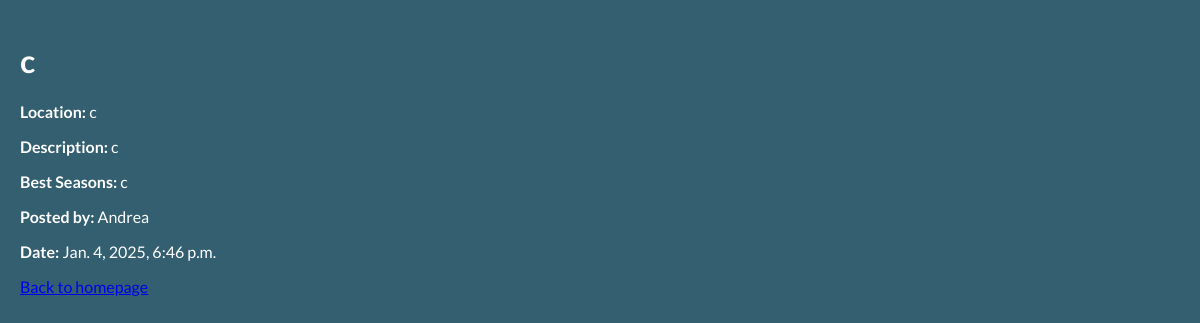
Screenshot of /surf_spots/detail/20/ (signed in) with the database file from the repository.
### users_account/models.py (models this page shows, shortened)
class SurfSpot(models.Model):
    title = models.CharField(max_length=50)
    location = models.CharField(max_length=50)
    description = models.TextField()
    best_seasons = models.CharField(max_length=300, blank=True, null=True)
    user = models.ForeignKey(settings.AUTH_USER_MODEL, on_delete=models.CASCADE)
    created_at = models.DateTimeField(auto_now_add=True)

class NovaUser(AbstractUser):
    pass

### users_account/views.py (the view)
# urls.py: path('surf_spots/detail/<int:spot_id>/', views.surf_spot_detail, name='surf_spot_detail'),
@login_required
def surf_spot_detail(request, spot_id):
    surf_spot = get_object_or_404(SurfSpot, id=spot_id)
    return render(request, 'users_account/surf_spot_detail.html', {'surf_spot': surf_spot})

### users_account/templates/users_account/surf_spot_detail.html (shortened to what this page needs)
<!DOCTYPE html>
<html lang="en">
<head>
    {% load static %}
    <link rel="stylesheet" href="{% static 'css/styles.css' %}">
</head>
<body>
    <div class="detail-container">
        <h1>{{ surf_spot.title }}</h1>
        <p><strong>Location:</strong> {{ surf_spot.location }}</p>
        <p><strong>Description:</strong> {{ surf_spot.description }}</p>
        <p><strong>Best Seasons:</strong> {{ surf_spot.best_seasons }}</p>
        <p><strong>Posted by:</strong> {{ surf_spot.user.username }}</p>
        <p><strong>Date:</strong> {{ surf_spot.created_at }}</p>
     <a href="{% url 'home' %}" class="link">Back to homepage</a>
    </div>
</body>
</html>

### static/css/styles.css (style rules this page uses)
body { font-family: 'Lato', Arial, sans-serif; background-color: #335F70; margin: 0; padding: 0; color: white; }
@media (min-width: 1024px) { body { flex-direction: row; padding: 20px; justify-content: space-between; } }

### rows the page displays
SurfSpot: title "c", location "c", description "c", best_seasons "c", user.username "Andrea", created_at "Jan. 4, 2025, 6:46 p.m."
